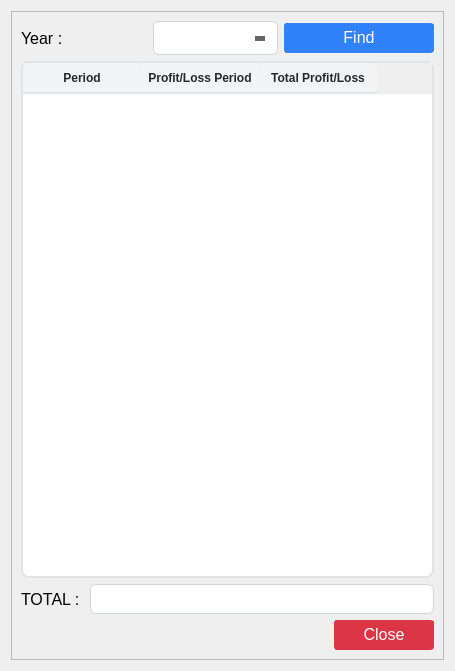
<?xml version="1.0" encoding="UTF-8"?>
<ui version="4.0">
 <class>Form</class>
 <widget class="QWidget" name="Form">
  <property name="geometry">
   <rect>
    <x>0</x>
    <y>0</y>
    <width>455</width>
    <height>671</height>
   </rect>
  </property>
  <property name="windowTitle">
   <string>Profit and Loss Report</string>
  </property>
  <property name="windowIcon">
   <iconset>
    <normaloff>../assets/exchange.png</normaloff>../assets/exchange.png</iconset>
  </property>
  <property name="styleSheet">
   <string notr="true">QLineEdit{
	border: 1px solid #d1d5db;      /* Light gray border */
    border-radius: 6px;             /* Rounded corners */
    outline: none;                  /* Remove default outline */
    color: #333;                    /* Text color */
    background-color: #fff;       /* Light gray background */
    
}

QLineEdit:focus {
    border: 1px solid #93c5fd;       /* Blue border on focus */
    background-color: #ffffff;       /* White background when focused */
}

QLineEdit:disabled {
    border: 1px solid #e5e7eb;      /* Lighter border when disabled */
    background-color: #f3f4f6;      /* Light gray background when disabled */
    color: #9ca3af;                 /* Lighter text color when disabled */
}

/* QComboBox Styling - Improved with clearer state indicators */
QComboBox {
    border: 1px solid #d1d5db;      /* Light gray border */
    border-radius: 6px;             /* Rounded corners */
    padding: 6px 12px 6px 10px;     /* Add some padding */
    min-height: 20px;               /* Minimum height */
    color: #333;                    /* Text color */
    background-color: #fff;         /* White background */
    selection-background-color: #93c5fd; /* Light blue selection */
    font-size: 14px;                /* Consistent font size */
    min-width: 6em;                 /* Minimum width */
}

QComboBox:hover:!disabled {
    border-color: #93c5fd;          /* Light blue border on hover when enabled */
    background-color: #f0f7ff;      /* Very light blue background on hover */
}

QComboBox:focus {
    border: 2px solid #3b82f6;      /* Thicker, darker blue border on focus */
    background-color: #ffffff;      /* Pure white background when focused */
}

QComboBox:disabled {
    border: 1px solid #d9dce0;      /* Very light gray border when disabled */
    background-color: #f3f4f6;      /* Light gray background when disabled */
    color: #9ca3af;                 /* Lighter text color when disabled */
}

QComboBox::drop-down {
    subcontrol-origin: padding;
    subcontrol-position: center right;
    width: 20px;
    border: none;                   /* Remove border for cleaner look */
    margin-right: 5px;              /* Add some margin */
}

/* If you don't have an icon, use this instead: */
QComboBox::down-arrow {
    width: 0;
    height: 0;
    border-left: 5px solid transparent;
    border-right: 5px solid transparent;
    border-top: 5px solid #666;     /* Arrow color */
    margin-right: 5px;
}

QComboBox::down-arrow:disabled {
    border-top: 5px solid #b0b0b0;  /* Lighter arrow color when disabled */
}

QComboBox:disabled {
    color: #9ca3af;                 /* Lighter text when disabled */
    background-color: #f3f4f6;      /* Light gray background */
    border-color: #e5e7eb;          /* Lighter border */
}

/* Add a visual indicator for disabled state */
QComboBox:disabled {
    color: #9ca3af;
    background-color: #f3f4f6;
    border: 1px solid #e5e7eb;
    padding-right: 25px;            /* Make room for the lock icon */
}

/* If you don't have a lock icon, use a pattern instead */
QComboBox:disabled {
    background-image: repeating-linear-gradient(
        45deg,
        transparent,
        transparent 5px,
        rgba(200, 200, 200, 0.1) 5px,
        rgba(200, 200, 200, 0.1) 10px
    );
}

QComboBox QAbstractItemView {
    border: 1px solid #d1d5db;
    border-radius: 0px 0px 6px 6px;
    background-color: white;
    selection-background-color: #3b82f6;  /* Darker blue for better contrast */
    selection-color: white;               /* White text on selection */
    outline: none;
    padding: 5px;
}

QComboBox QAbstractItemView::item {
    min-height: 25px;               /* Taller items for better clickability */
    padding: 5px;                   /* Padding inside items */
}

QComboBox QAbstractItemView::item:hover {
    background-color: #e5f0ff;      /* Light blue on hover */
    color: #333;
}

/* QTextEdit Styling - Similar to QLineEdit */
QTextEdit {
    border: 1px solid #d1d5db;      /* Light gray border */
    border-radius: 6px;             /* Rounded corners */
    outline: none;                  /* Remove default outline */
    color: #333;                    /* Text color */
    background-color: #fff;         /* White background */
    padding: 6px 10px;              /* Add some padding for better text display */
    selection-background-color: #93c5fd; /* Light blue selection */
}

QTextEdit:focus {
    border: 1px solid #93c5fd;      /* Blue border on focus */
    background-color: #ffffff;      /* White background when focused */
}

QTextEdit:disabled {
    border: 1px solid #e5e7eb;      /* Lighter border when disabled */
    background-color: #f3f4f6;      /* Light gray background when disabled */
    color: #9ca3af;                 /* Lighter text color when disabled */
}


/* QDateEdit Styling */
QDateEdit {
    border: 1px solid #d1d5db;
    border-radius: 6px;
    padding: 6px 10px;
    min-height: 20px;
    color: #333;
    background-color: #fff;
    font-size: 14px;
}

QDateEdit:hover:!disabled {
    border-color: #93c5fd;
    background-color: #f0f7ff;
}

QDateEdit:focus {
    border: 2px solid #3b82f6;
    background-color: #ffffff;
}

QDateEdit:disabled {
    color: #9ca3af;
    background-color: #f3f4f6;
    border: 1px dashed #c0c0c0;
}

QDateEdit::drop-down {
    subcontrol-origin: padding;
    subcontrol-position: center right;
    width: 20px;
    border: none;
    margin-right: 5px;
}

QDateEdit::down-arrow {
    width: 0;
    height: 0;
    border-left: 5px solid transparent;
    border-right: 5px solid transparent;
    border-top: 5px solid #666;
    margin-right: 5px;
}

QDateEdit::down-arrow:disabled {
    border-top: 5px solid #b0b0b0;
}

/* Calendar popup styling */
QCalendarWidget {
    background-color: white;
    border: 1px solid #d1d5db;
}

QCalendarWidget QToolButton {
    color: #333;
    background-color: transparent;
    border: 1px solid transparent;
    border-radius: 4px;
    padding: 4px;
}

QCalendarWidget QToolButton:hover {
    background-color: #f0f7ff;
    border: 1px solid #93c5fd;
}

QCalendarWidget QMenu {
    background-color: white;
    border: 1px solid #d1d5db;
    padding: 5px;
}

QCalendarWidget QSpinBox {
    border: 1px solid #d1d5db;
    border-radius: 4px;
    padding: 3px;
    background-color: white;
}

QCalendarWidget QAbstractItemView:enabled {
    background-color: white;
    color: #333;
    selection-background-color: #3b82f6;
    selection-color: white;
}

QCalendarWidget QAbstractItemView:disabled {
    color: #9ca3af;
}

QCalendarWidget QWidget#qt_calendar_navigationbar {
    background-color: #f1f5f9;
    border-bottom: 1px solid #d1d5db;
    padding: 4px;
}

QPushButton {
    text-align: center;
    white-space: nowrap;
    vertical-align: middle;
    border: 1px solid transparent;
    line-height: 1.5;
    border-radius: 3px;
    margin: 0.25rem;
	opacity: 0.55;
	padding-bottom: 2px;

}
</string>
  </property>
  <layout class="QGridLayout" name="gridLayout_2">
   <item row="0" column="0">
    <widget class="QFrame" name="frame">
     <property name="frameShape">
      <enum>QFrame::StyledPanel</enum>
     </property>
     <property name="frameShadow">
      <enum>QFrame::Raised</enum>
     </property>
     <layout class="QGridLayout" name="gridLayout">
      <item row="0" column="0">
       <layout class="QVBoxLayout" name="verticalLayout">
        <item>
         <layout class="QHBoxLayout" name="horizontalLayout">
          <item>
           <widget class="QLabel" name="year_label">
            <property name="minimumSize">
             <size>
              <width>0</width>
              <height>30</height>
             </size>
            </property>
            <property name="font">
             <font>
              <pointsize>12</pointsize>
             </font>
            </property>
            <property name="text">
             <string>Year : </string>
            </property>
            <property name="alignment">
             <set>Qt::AlignLeading|Qt::AlignLeft|Qt::AlignVCenter</set>
            </property>
           </widget>
          </item>
          <item>
           <widget class="QComboBox" name="year_input"/>
          </item>
          <item>
           <widget class="QPushButton" name="find_profit_and_loss_button">
            <property name="minimumSize">
             <size>
              <width>150</width>
              <height>30</height>
             </size>
            </property>
            <property name="font">
             <font>
              <pointsize>12</pointsize>
             </font>
            </property>
            <property name="styleSheet">
             <string notr="true">QPushButton{
    color: #fff;
    background-color: rgba(13, 110, 253, 0.85); /* RGBA with alpha channel */
    border-color: rgba(13, 110, 253, 0.7);
}
QPushButton:hover {
    background-color: rgba(11, 94, 215, 0.9);
    border-color: rgba(10, 88, 202, 0.9);
    opacity: 0.95;
}
QPushButton:disabled {
    background-color: #a8c1ff;
    border-color: #a8c1ff;
    color: #e6eeff;
}</string>
            </property>
            <property name="text">
             <string>Find</string>
            </property>
            <property name="icon">
             <iconset>
              <normaloff>../assets/magnifying-glass.png</normaloff>../assets/magnifying-glass.png</iconset>
            </property>
            <property name="iconSize">
             <size>
              <width>14</width>
              <height>14</height>
             </size>
            </property>
           </widget>
          </item>
         </layout>
        </item>
        <item>
         <widget class="QTableWidget" name="profit_and_loss_table">
          <property name="minimumSize">
           <size>
            <width>0</width>
            <height>330</height>
           </size>
          </property>
          <property name="maximumSize">
           <size>
            <width>16777215</width>
            <height>16777215</height>
           </size>
          </property>
          <property name="font">
           <font>
            <pointsize>12</pointsize>
           </font>
          </property>
          <property name="styleSheet">
           <string notr="true">QTableWidget {
            background-color: #ffffff;
            alternate-background-color: #f5f8fa;
            border: 2px solid #e1e4e8;
            border-radius: 8px;
            gridline-color: #e1e4e8;
            selection-background-color: #0366d6;
            selection-color: #ffffff;
        }
        
        QTableWidget::item {
            border-bottom: 1px solid #e1e4e8;
			padding: 6px;
        }
        
        QTableWidget::item:selected {
            background-color: #0366d6;
			border: none; /* Remove any border on selected items */
        }

        QTableWidget::item:focus {
            border: none; /* Remove the focus border */
            outline: none; /* Remove the focus outline */
        }

        QHeaderView::section {
            background-color: #f1f3f5;
            color: #24292e;
            font-weight: bold;
            border: none;
            border-bottom: 2px solid #e1e4e8;
            padding: 3px;
            border-top-left-radius: 6px;
            border-top-right-radius: 6px;
        }
        
        QTableWidget QScrollBar:vertical {
            border: none;
            background: #f1f3f5;
            width: 10px;
            border-radius: 5px;
        }
        
        QTableWidget QScrollBar::handle:vertical {
            background: #c0c0c0;
            border-radius: 5px;
        }
        
        QTableWidget QScrollBar::handle:vertical:hover {
            background: #a0a0a0;
        }
        
        QTableWidget QScrollBar:horizontal {
            border: none;
            background: #f1f3f5;
            height: 10px;
            border-radius: 5px;
        }
        
        QTableWidget QScrollBar::handle:horizontal {
            background: #c0c0c0;
            border-radius: 5px;
        }
        
        QTableWidget QScrollBar::handle:horizontal:hover {
            background: #a0a0a0;
        }</string>
          </property>
          <property name="sortingEnabled">
           <bool>true</bool>
          </property>
          <attribute name="horizontalHeaderDefaultSectionSize">
           <number>118</number>
          </attribute>
          <attribute name="horizontalHeaderMinimumSectionSize">
           <number>51</number>
          </attribute>
          <attribute name="verticalHeaderDefaultSectionSize">
           <number>79</number>
          </attribute>
          <column>
           <property name="text">
            <string>Period</string>
           </property>
           <property name="font">
            <font>
             <pointsize>12</pointsize>
             <weight>75</weight>
             <bold>true</bold>
            </font>
           </property>
           <property name="textAlignment">
            <set>AlignCenter</set>
           </property>
          </column>
          <column>
           <property name="text">
            <string>Profit/Loss Period</string>
           </property>
           <property name="font">
            <font>
             <pointsize>12</pointsize>
             <weight>75</weight>
             <bold>true</bold>
            </font>
           </property>
           <property name="textAlignment">
            <set>AlignCenter</set>
           </property>
          </column>
          <column>
           <property name="text">
            <string>Total Profit/Loss</string>
           </property>
           <property name="font">
            <font>
             <pointsize>12</pointsize>
             <weight>75</weight>
             <bold>true</bold>
            </font>
           </property>
           <property name="textAlignment">
            <set>AlignCenter</set>
           </property>
          </column>
         </widget>
        </item>
        <item>
         <layout class="QFormLayout" name="formLayout_5">
          <item row="0" column="0">
           <widget class="QLabel" name="total_transactions_label">
            <property name="minimumSize">
             <size>
              <width>0</width>
              <height>30</height>
             </size>
            </property>
            <property name="font">
             <font>
              <pointsize>12</pointsize>
             </font>
            </property>
            <property name="text">
             <string>TOTAL : </string>
            </property>
           </widget>
          </item>
          <item row="0" column="1">
           <widget class="QLineEdit" name="total_transactions_input">
            <property name="enabled">
             <bool>true</bool>
            </property>
            <property name="minimumSize">
             <size>
              <width>0</width>
              <height>30</height>
             </size>
            </property>
            <property name="font">
             <font>
              <pointsize>12</pointsize>
             </font>
            </property>
            <property name="readOnly">
             <bool>true</bool>
            </property>
           </widget>
          </item>
         </layout>
        </item>
        <item>
         <layout class="QHBoxLayout" name="horizontalLayout_4">
          <item>
           <spacer name="horizontalSpacer_2">
            <property name="orientation">
             <enum>Qt::Horizontal</enum>
            </property>
            <property name="sizeHint" stdset="0">
             <size>
              <width>40</width>
              <height>20</height>
             </size>
            </property>
           </spacer>
          </item>
          <item>
           <widget class="QPushButton" name="close_button">
            <property name="minimumSize">
             <size>
              <width>100</width>
              <height>30</height>
             </size>
            </property>
            <property name="font">
             <font>
              <pointsize>12</pointsize>
             </font>
            </property>
            <property name="styleSheet">
             <string notr="true">QPushButton {
    color: #fff;
    background-color: #dc3545;
    border-color: #dc3545;
}
QPushButton:hover {
    background-color: #bb2d3b;
    border-color: #b02a37;
}</string>
            </property>
            <property name="text">
             <string>Close</string>
            </property>
            <property name="icon">
             <iconset>
              <normaloff>../assets/close.png</normaloff>../assets/close.png</iconset>
            </property>
            <property name="iconSize">
             <size>
              <width>12</width>
              <height>12</height>
             </size>
            </property>
           </widget>
          </item>
         </layout>
        </item>
       </layout>
      </item>
     </layout>
    </widget>
   </item>
  </layout>
 </widget>
 <resources/>
 <connections/>
</ui>
